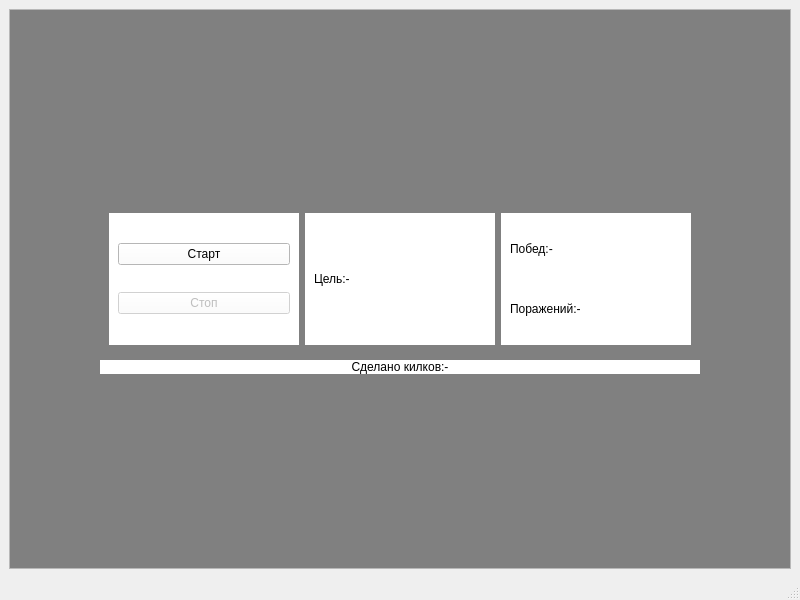
<?xml version="1.0" encoding="UTF-8"?>
<ui version="4.0">
 <class>MainWindow</class>
 <widget class="QMainWindow" name="MainWindow">
  <property name="geometry">
   <rect>
    <x>0</x>
    <y>0</y>
    <width>800</width>
    <height>600</height>
   </rect>
  </property>
  <property name="windowTitle">
   <string>MainWindow</string>
  </property>
  <widget class="QWidget" name="centralwidget">
   <layout class="QGridLayout" name="gridLayout">
    <item row="0" column="0">
     <widget class="QScrollArea" name="scrollArea">
      <property name="widgetResizable">
       <bool>true</bool>
      </property>
      <widget class="QWidget" name="scrollAreaWidgetContents">
       <property name="geometry">
        <rect>
         <x>0</x>
         <y>0</y>
         <width>780</width>
         <height>539</height>
        </rect>
       </property>
       <property name="styleSheet">
        <string notr="true">background-color:grey</string>
       </property>
       <layout class="QGridLayout" name="gridLayout_2">
        <item row="0" column="1">
         <spacer name="verticalSpacer">
          <property name="orientation">
           <enum>Qt::Vertical</enum>
          </property>
          <property name="sizeHint" stdset="0">
           <size>
            <width>20</width>
            <height>40</height>
           </size>
          </property>
         </spacer>
        </item>
        <item row="1" column="0">
         <spacer name="horizontalSpacer">
          <property name="orientation">
           <enum>Qt::Horizontal</enum>
          </property>
          <property name="sizeHint" stdset="0">
           <size>
            <width>40</width>
            <height>20</height>
           </size>
          </property>
         </spacer>
        </item>
        <item row="3" column="1">
         <spacer name="verticalSpacer_2">
          <property name="orientation">
           <enum>Qt::Vertical</enum>
          </property>
          <property name="sizeType">
           <enum>QSizePolicy::Expanding</enum>
          </property>
          <property name="sizeHint" stdset="0">
           <size>
            <width>20</width>
            <height>40</height>
           </size>
          </property>
         </spacer>
        </item>
        <item row="1" column="1">
         <widget class="QWidget" name="widget" native="true">
          <property name="minimumSize">
           <size>
            <width>600</width>
            <height>150</height>
           </size>
          </property>
          <property name="styleSheet">
           <string notr="true"/>
          </property>
          <layout class="QHBoxLayout" name="horizontalLayout">
           <item>
            <widget class="QWidget" name="" native="true">
             <property name="styleSheet">
              <string notr="true">background-color:white</string>
             </property>
             <layout class="QVBoxLayout" name="verticalLayout">
              <item>
               <widget class="QPushButton" name="Butt_Start">
                <property name="text">
                 <string>Старт</string>
                </property>
               </widget>
              </item>
              <item>
               <widget class="QPushButton" name="Butt_Stop">
                <property name="enabled">
                 <bool>false</bool>
                </property>
                <property name="text">
                 <string>Стоп</string>
                </property>
               </widget>
              </item>
             </layout>
            </widget>
           </item>
           <item>
            <widget class="QWidget" name="" native="true">
             <property name="styleSheet">
              <string notr="true">background-color:white</string>
             </property>
             <layout class="QVBoxLayout" name="verticalLayout_3">
              <item>
               <widget class="QLabel" name="Label_GoalScore">
                <property name="enabled">
                 <bool>true</bool>
                </property>
                <property name="text">
                 <string>Цель:-</string>
                </property>
               </widget>
              </item>
             </layout>
            </widget>
           </item>
           <item>
            <widget class="QWidget" name="" native="true">
             <property name="styleSheet">
              <string notr="true">background-color:white</string>
             </property>
             <layout class="QVBoxLayout" name="verticalLayout_4">
              <item>
               <widget class="QLabel" name="Label_WinScore">
                <property name="enabled">
                 <bool>true</bool>
                </property>
                <property name="text">
                 <string>Побед:-</string>
                </property>
               </widget>
              </item>
              <item>
               <widget class="QLabel" name="Label_LoseScore">
                <property name="enabled">
                 <bool>true</bool>
                </property>
                <property name="text">
                 <string>Поражений:-</string>
                </property>
               </widget>
              </item>
             </layout>
            </widget>
           </item>
          </layout>
         </widget>
        </item>
        <item row="1" column="2">
         <spacer name="horizontalSpacer_2">
          <property name="orientation">
           <enum>Qt::Horizontal</enum>
          </property>
          <property name="sizeHint" stdset="0">
           <size>
            <width>40</width>
            <height>20</height>
           </size>
          </property>
         </spacer>
        </item>
        <item row="2" column="1">
         <widget class="QLabel" name="Label_ClickDone">
          <property name="styleSheet">
           <string notr="true">background-color:white</string>
          </property>
          <property name="text">
           <string>Сделано килков:-</string>
          </property>
          <property name="alignment">
           <set>Qt::AlignCenter</set>
          </property>
         </widget>
        </item>
       </layout>
      </widget>
     </widget>
    </item>
   </layout>
  </widget>
  <widget class="QMenuBar" name="menubar">
   <property name="geometry">
    <rect>
     <x>0</x>
     <y>0</y>
     <width>800</width>
     <height>21</height>
    </rect>
   </property>
  </widget>
  <widget class="QStatusBar" name="statusbar"/>
 </widget>
 <resources/>
 <connections/>
</ui>
